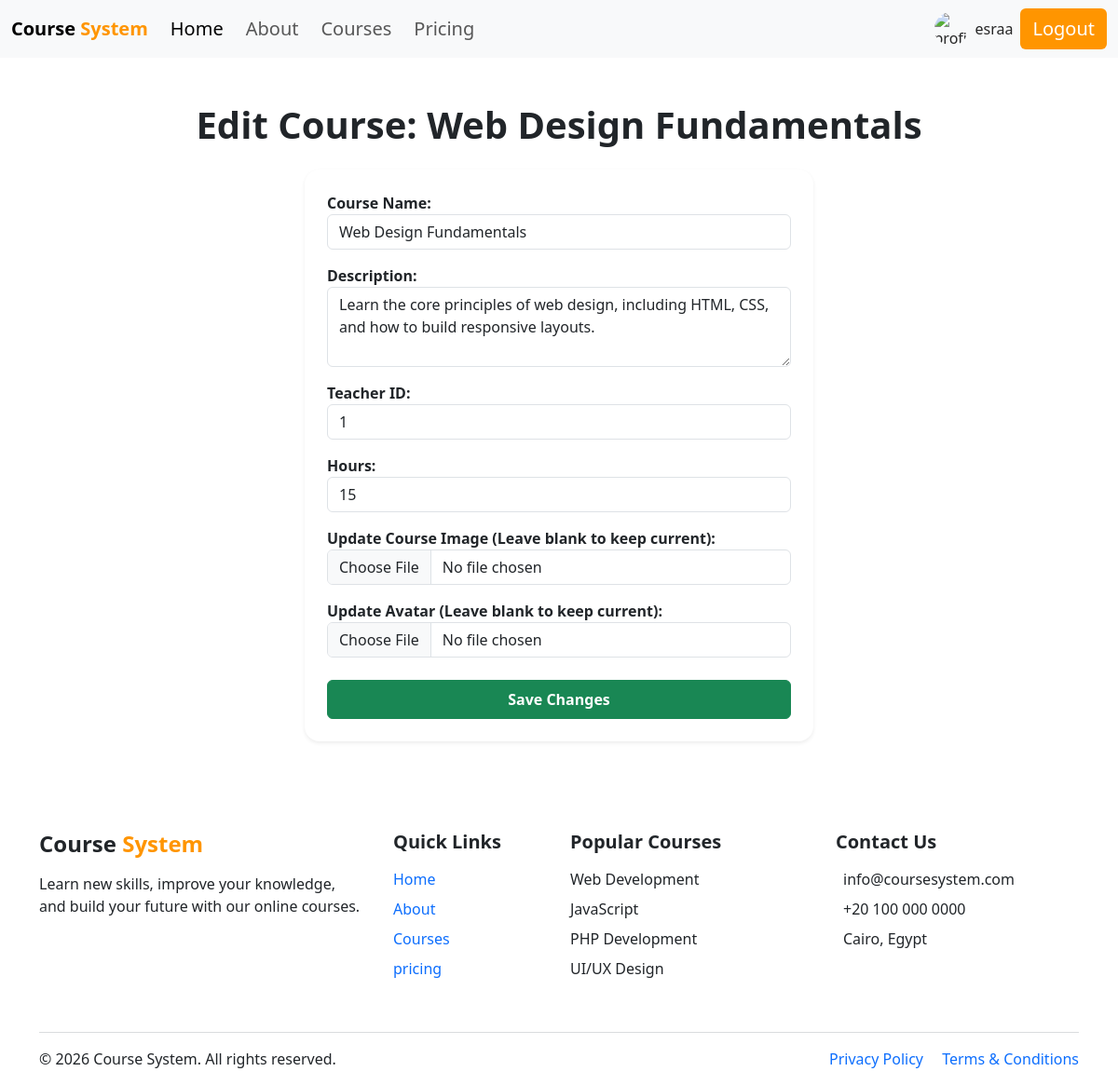
/courses/edit.php?id=1 (signed in), run on the app's committed database.
### tables this page shows
CREATE TABLE `courses` (
  `id` int(11) NOT NULL,
  `name` varchar(100) NOT NULL,
  `hours` int(11) NOT NULL,
  `teacher_id` int(11) NOT NULL,
  `image` varchar(255) NOT NULL,
  `avatar` varchar(255) NOT NULL,
  `description` text NOT NULL
);

### courses/connect.php (called while the page is built, shortened)
<?php
class connect
{
    private $db;
    public function __construct()
    {
        $this->db = new PDO("mysql:host=localhost;dbname=course_system", "root", "");
    }
    public function selectOne($table, $id)
    {
        $stmt = $this->db->prepare("SELECT * FROM $table WHERE id = ?");
        $stmt->execute([$id]);
        return $stmt->fetch(PDO::FETCH_ASSOC);
    }
}

### courses/edit.php (the view, shortened to what this page needs)
<?php
include_once "../header.php";
include_once "connect.php";
$objCon = new connect();
if (isset($_GET["id"])) {
    $course = $objCon->selectOne("courses", $_GET["id"]);
?>
    <div class="container my-5">
        <h1 class="text-center fw-bold mb-4">Edit Course: <?= $course["name"] ?></h1>
        <div class="row justify-content-center">
            <div class="col-md-6">
                <form action="" method="POST" enctype="multipart/form-data" class="card p-4 shadow-sm border-0 rounded-4">
                    <div class="mb-3">
                        <label class="fw-bold">Course Name:</label>
                        <input class="form-control" type="text" name="name" value="<?= $course["name"] ?>" required>
                    </div>
                    <div class="mb-3">
                        <label class="fw-bold">Description:</label>
                        <textarea class="form-control" name="description" rows="3" required><?= $course["description"] ?></textarea>
                    </div>
                    <div class="mb-3">
                        <label class="fw-bold">Teacher ID:</label>
                        <input class="form-control" type="number" name="teacher_id" value="<?= $course["teacher_id"] ?>" required>
                    </div>
                    <div class="mb-3">
                        <label class="fw-bold">Hours:</label>
                        <input class="form-control" type="number" name="hours" value="<?= $course["hours"] ?>" required>
                    </div>
                    <div class="mb-3">
                        <label class="fw-bold">Update Course Image (Leave blank to keep current):</label>
                        <input class="form-control" type="file" name="image">
                    </div>
                    <div class="mb-4">
                        <label class="fw-bold">Update Avatar (Leave blank to keep current):</label>
                        <input class="form-control" type="file" name="avatar">
                    </div>
                    <button class="btn btn-success w-100 fw-bold py-2" type="submit">Save Changes</button>
                </form>
            </div>
        </div>
    </div>
<?php
}
include_once "../footer.php";
?>

### data on the page
courses: name "Web Design Fundamentals", description "Learn the core principles of web design, including HTML, CSS, and how to build responsive layouts.", teacher_id "1", hours "15"

### other printed values
$_SESSION['name'] "esraa"
